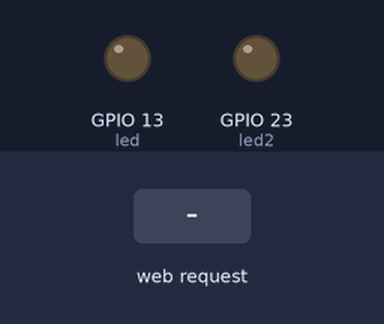
The sketch below on a simulated ESP32. Shown: output pins drawn as LEDs (lit = HIGH). The test bench sets the inputs (shaded band). WiFi joins after 1.5 s; servers stay silent unless stated; what the sketch prints to the serial monitor is not drawn.

Above: at 2.7 s.
2.8 s: HTTP request GET /lamp1/on received
At 3.5 s:
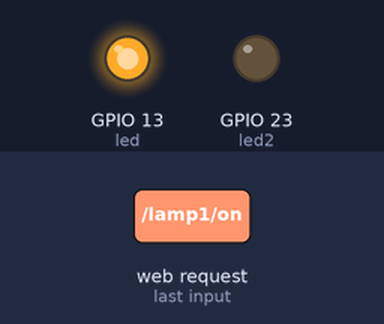
4.3 s: HTTP request GET /lamp2/on received
At 4.7 s:
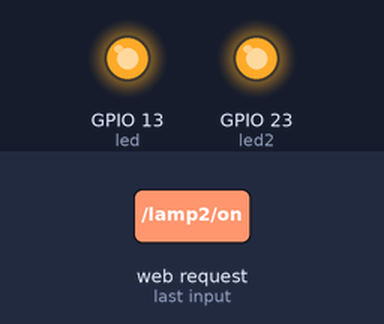
5.8 s: HTTP request GET /lamp1/off received
At 7.0 s:
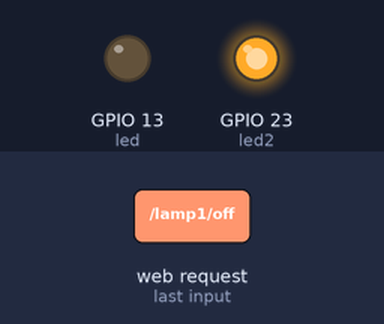
7.3 s: HTTP request GET /lamp2/off received
At 8.1 s:
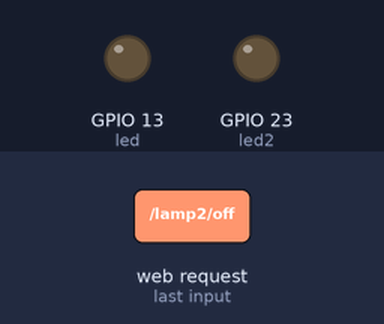
Timing chart, 0 to 9.8 s (numbered marks = the images above; inputs shaded):
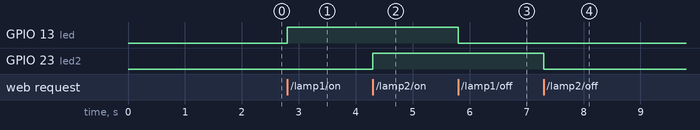

The sketch:

Ep-2_HTML_Page_with_buttons.ino
```cpp
#include <WiFi.h>
#include <WiFiClient.h>
#include <WebServer.h>
#include <ESPmDNS.h>
#define led  13
#define led2 23

const char* ssid = "Net+";
const char* password = "25021978";


String button = "<html><center><body><h2>Home Automation WebInterface</h2><p>Click on the respected button to switch the appliances:</p><h3>Lamp1</h3><input type=button onClick=\"parent.location='/lamp1/on'\" value='On'>              <input type=button onClick=\"parent.location='/lamp1/off'\" value='Off'><h3>Lamp2</h3><input type=button onClick=\"parent.location='/lamp2/on'\" value='On'>              <input type=button onClick=\"parent.location='/lamp2/off'\" value='Off'></center></body></html>";

WebServer server(80);


void handleRoot() // (192.168.1.1/)
{

  server.send(200, "text/html", button);

}

void handleNotFound() {

  String message = "File Not Found\n\n";
  message += "URI: "; // (192.168.1.1/page1/on)
  message += server.uri();
  message += "\nMethod: ";
  message += (server.method() == HTTP_GET) ? "GET" : "POST";
  message += "\nArguments: ";
  message += server.args();
  message += "\n";
  for (uint8_t i = 0; i < server.args(); i++) {
    message += " " + server.argName(i) + ": " + server.arg(i) + "\n";
  }
  server.send(404, "text/plain", message);

}

void setup(void) {
  pinMode(led, OUTPUT);
  pinMode(led2, OUTPUT);
  Serial.begin(115200);
  WiFi.mode(WIFI_STA); //WiFi Station Mode
  WiFi.begin(ssid, password);
  Serial.println("");

  // Wait for connection
  while (WiFi.status() != WL_CONNECTED) {
    delay(500);
    Serial.print(".");
  }
  Serial.println("");
  Serial.print("Connected to ");
  Serial.println(ssid);
  Serial.print("IP address: ");
  Serial.println(WiFi.localIP());

  if (MDNS.begin("esp32")) { //esp32.local/
    Serial.println("MDNS responder started");
  }

  server.on("/", handleRoot); // esp32.local/

  server.on("/lamp1/on", []() {
    server.send(200, "text/html",button);
    digitalWrite(led,HIGH);

  });

  server.on("/lamp1/off", []() {
    server.send(200, "text/html",button);
    digitalWrite(led,LOW);

  });

  server.on("/lamp2/on", []() {
    server.send(200, "text/html",button);
    digitalWrite(led2,HIGH);

  });

  server.on("/lamp2/off", []() {
    server.send(200, "text/html",button);
    digitalWrite(led2,LOW);

  });


  server.onNotFound(handleNotFound);

  server.begin();
  Serial.println("HTTP server started");
}

void loop(void) {
  server.handleClient();
}
```

Measured:
- after the input at 2.8 s, GPIO 13 (led): LOW → HIGH at once
- after the input at 4.3 s, GPIO 23 (led2): LOW → HIGH at once
- after the input at 5.8 s, GPIO 13 (led): HIGH → LOW at once
- after the input at 7.3 s, GPIO 23 (led2): HIGH → LOW at once
